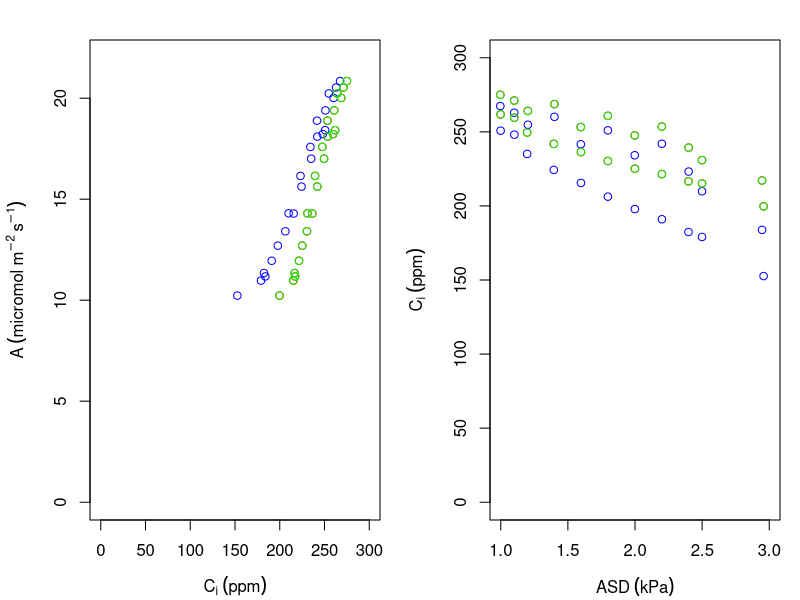

Write R code to recreate this figure.
####################################
### Function to compute the LICOR6800 gasex variables according to the new theory by Marquez et al. 2021
#' Title
#'
#' @param LICOR6800_data Data.frame object corresponding to the excel file raw output from a LICOR6800. Note that the column 'Delta'.Pcham in the excel file is important but is often not correctly imported in R due to the Delta grec symbol. In this data.frame, the column name has to names X.Pcham for the function to work.
#' @param gcw Cuticular conductance in mol m-2 s-1
#' @param Beta Ratio of cuticular conductance to CO2 and cuticular conductance to H20, see 
#' @references Márquez DA, Stuart-Williams H, Farquhar GD. 2021. An improved theory for calculating leaf gas exchange more precisely accounting for small fluxes. Nature Plants.
#' @return Return a list with: 
#' Cs the leaf surface CO2 concentration (ppm)
#' Ci the leaf internal CO2 concentration (ppm)
#' gsw the leaf stomatal conductance to water (mol m-2 s-1)
#' glw the leaf conductance to water (mol m-2 s-1)
#' ws the leaf surface water concentration
#' wi the leaf internal water concentration
#' @export
#'
#' @examples
f.Comput_GasEx<-function(LICOR6800_data,gcw,Beta=0.05){
  if(is.null(LICOR6800_data$X.Pcham)){print('Please, be sure to import the data from the excel output of the LICOR6800 and that the column name Delta.Pcham which uses the grec letter Delta is called X.Pcham in your R data.frame')}
  ## Correspondance between lICOR6800 column names and unit with Marquez et al. 2021 variables
  ET=LICOR6800_data$E
  AT=LICOR6800_data$A
  wa=LICOR6800_data$H2O_s/1000
  gbw=2*LICOR6800_data$gbw # Licor gives the one sided boundary layer, not the total boundary layer, thus the multiplication by 2.
  Ca = LICOR6800_data$CO2_s
  Pa=LICOR6800_data$Pa
  DeltaPa=LICOR6800_data$X.Pcham
  Tleaf=LICOR6800_data$Tleaf

  ## Eq. 9
  ws=(wa+(1-wa/2)*ET/gbw)/(1+ET/(2*gbw))
  
  ## Eq 30 and 40 in LICOR 6800 manual
  ## https://www.licor.com/env/support/LI-6800/topics/additional-calculations.html?Highlight=stomatal%20ratio
  wi=0.61365*exp(17.502*Tleaf/(240.97+Tleaf))/(Pa+DeltaPa)
  
  ## Eq.15
  gtw=1/((wi-ws)/(ET-(ET-gcw*(wi-ws))*((wi+ws)/2))+1/gbw)
  
  ## Eq 66 in LICOR 6800 manual
  ## https://www.licor.com/env/support/LI-6800/topics/additional-calculations.html?Highlight=stomatal%20ratio
  gbc=gbw/1.37
  
  ## Eq. 12
  Cs=(gbc*Ca-AT-ET/2*Ca)/(gbc+ET/2)
  
  ## Eq. 14
  D=wi-ws
  wbars=(wi+ws)/2
  Gi=ET/(1.6*(wi-ws))*(1-wbars)+ET/2
  alpha=(1-wbars)/1.6+D/2-Beta
  
  Ci=Cs-(AT+Cs*ET-Cs*D*gcw)/(Gi-alpha*gcw)
  
  Ec = (gcw)*(wi-ws)
  Es = ET - Ec
  
  gsw = (Es-Es*((wi+ws)/2))/(wi-ws)
  
  return(list(Cs=Cs,Ci=Ci,gsw=gsw,glw=gsw+gcw,ws=ws,wi=wi)) 
}

## The function is compared to the result Marquez et al., (2021) obtained on their Figure 4 
data_LICOR6800=read.csv('Figure4.csv') ## data from figure 4, with only the first experiment 

test=f.Comput_GasEx(LICOR6800_data = data_LICOR6800,gcw = 21*10^-3,Beta = 0.05) ## The gcw value was communicated by Farquhar et Marquez through email
test0=f.Comput_GasEx(LICOR6800_data = data_LICOR6800,gcw = 0,Beta = 0.05) ## For comparison with the LICOR6800 data. This simulation should give a very similar result as with the output of the LICOR6800. The result should be identical for the parameter K in the LICOR6800 = 0.5 

par(mfrow=c(1,2),mar=c(4,4.5,2,1))
plot(y=data_LICOR6800$A,x=data_LICOR6800$Ci,xlim=c(0,300),ylim=c(0,22),col='red',ylab=expression(A~(micro*mol~m^-2~s^-1)),xlab=expression(C[i]~(ppm)))
points(y=data_LICOR6800$A,x=test$Ci,col='blue')
points(y=data_LICOR6800$A,x=test0$Ci,col='green')


plot(y=data_LICOR6800$Ci,x=data_LICOR6800$Air.VP.def,xlim=c(1,3),ylim=c(0,300),col='red',ylab=expression(C[i]~(ppm)),xlab = expression(ASD~(kPa)))
points(y=test$Ci,x=data_LICOR6800$Air.VP.def,col='blue')
points(y=test0$Ci,x=data_LICOR6800$Air.VP.def,col='green')


